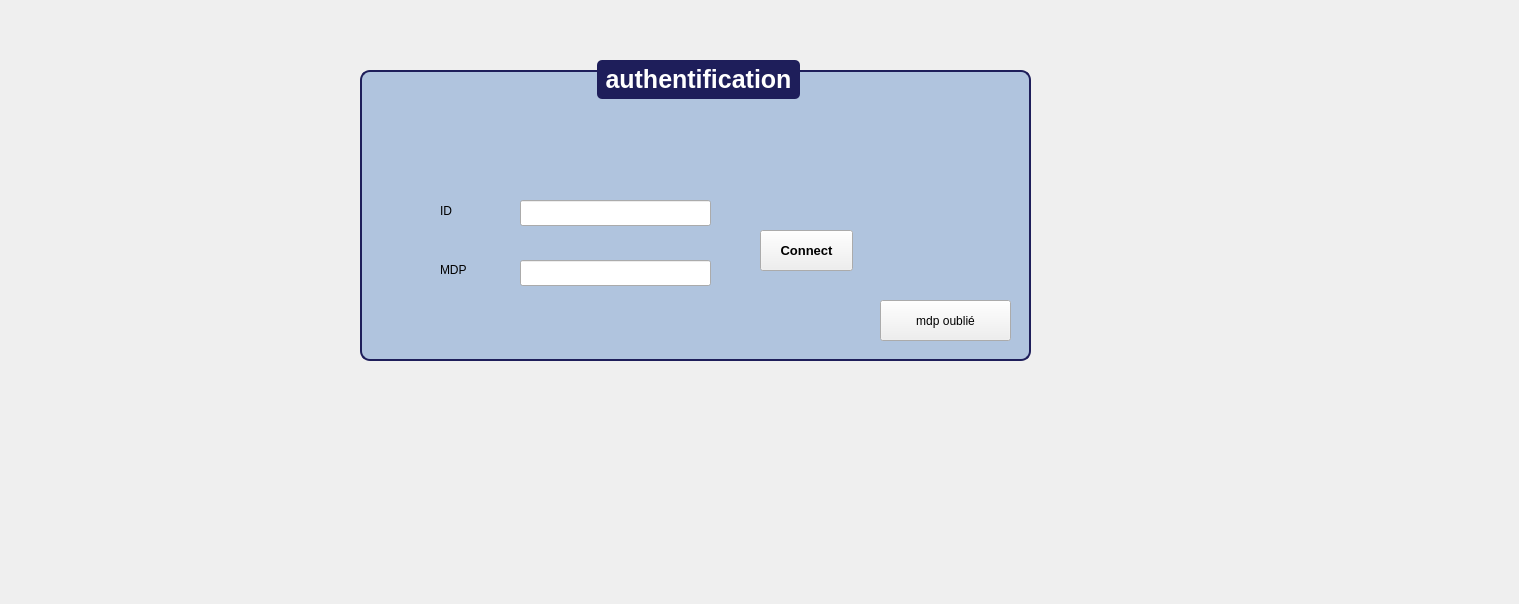
<?xml version="1.0" encoding="UTF-8"?>
<ui version="4.0">
 <class>authpage</class>
 <widget class="QDialog" name="authpage">
  <property name="geometry">
   <rect>
    <x>0</x>
    <y>0</y>
    <width>1519</width>
    <height>604</height>
   </rect>
  </property>
  <property name="windowTitle">
   <string>Dialog</string>
  </property>
  <widget class="QGroupBox" name="groupBox_28">
   <property name="geometry">
    <rect>
     <x>360</x>
     <y>60</y>
     <width>671</width>
     <height>301</height>
    </rect>
   </property>
   <property name="styleSheet">
    <string notr="true">QGroupBox {
    font-family: &quot;Arial&quot;;
    font-size: 25px;
    font-weight: bold;
    color: #0A0A2A;
    border: 2px solid #1E1E5A;
    border-radius: 10px;
    margin-top: 10px;
    background-color: #B0C4DE;
}

QGroupBox::title {
    subcontrol-origin: margin;
    subcontrol-position: top center;
    padding: 5px;
    background-color: #1E1E5A;
    color: white;
    border-radius: 5px;
}
</string>
   </property>
   <property name="title">
    <string>authentification</string>
   </property>
   <widget class="QPushButton" name="pushButton_79">
    <property name="geometry">
     <rect>
      <x>370</x>
      <y>420</y>
      <width>81</width>
      <height>51</height>
     </rect>
    </property>
    <property name="styleSheet">
     <string notr="true">QLineEdit, QDateTimeEdit {
    font-family: &quot;Arial&quot;;
    font-size: 14px;
    color: white;
    background-color: #0A0A2A;
    border: 2px solid #1E1E5A;
    border-radius: 5px;
    padding: 5px;
}

QPushButton {
    font-family: &quot;Arial Black&quot;;
    font-size: 14px;
    color: white;
    background-color: #0A0A2A;
    border: 2px solid #1E1E5A;
    border-radius: 5px;
    padding: 5px;
}

QPushButton:hover {
    background-color: #1E1E5A;
}
</string>
    </property>
    <property name="text">
     <string>modifier</string>
    </property>
    <property name="icon">
     <iconset>
      <normaloff>:/icons/icones/addition.png</normaloff>:/icons/icones/addition.png</iconset>
    </property>
    <property name="iconSize">
     <size>
      <width>20</width>
      <height>20</height>
     </size>
    </property>
   </widget>
   <widget class="QLabel" name="label">
    <property name="geometry">
     <rect>
      <x>80</x>
      <y>140</y>
      <width>61</width>
      <height>21</height>
     </rect>
    </property>
    <property name="text">
     <string>ID</string>
    </property>
   </widget>
   <widget class="QLabel" name="label_2">
    <property name="geometry">
     <rect>
      <x>80</x>
      <y>200</y>
      <width>63</width>
      <height>20</height>
     </rect>
    </property>
    <property name="text">
     <string>MDP</string>
    </property>
   </widget>
   <widget class="QLineEdit" name="id">
    <property name="geometry">
     <rect>
      <x>160</x>
      <y>140</y>
      <width>191</width>
      <height>26</height>
     </rect>
    </property>
   </widget>
   <widget class="QLineEdit" name="mdp">
    <property name="geometry">
     <rect>
      <x>160</x>
      <y>200</y>
      <width>191</width>
      <height>26</height>
     </rect>
    </property>
   </widget>
   <widget class="QPushButton" name="conn">
    <property name="geometry">
     <rect>
      <x>400</x>
      <y>170</y>
      <width>93</width>
      <height>41</height>
     </rect>
    </property>
    <property name="font">
     <font>
      <pointsize>10</pointsize>
      <bold>true</bold>
     </font>
    </property>
    <property name="text">
     <string>Connect</string>
    </property>
   </widget>
   <widget class="QPushButton" name="certificat_6">
    <property name="geometry">
     <rect>
      <x>520</x>
      <y>240</y>
      <width>131</width>
      <height>41</height>
     </rect>
    </property>
    <property name="styleSheet">
     <string notr="true">QPushButton {
    background-color: #E8F1FF; /* Couleur de fond initiale */
    color: #000000; /* Couleur du texte */
    border: none;
    font-size: 16px; /* Augmenter la taille du texte */
    font-weight: bold;
    padding: 12px; /* Espacement pour agrandir le bouton */
    border-radius: 8px;
    text-align: center; /* Centrer le texte */
    qproperty-iconSize: 32px 32px; /* Agrandir l'icône */
}

QPushButton:hover {
    background-color: #D0E3FF; /* Couleur au survol */
}

QPushButton:pressed {
    background-color: #1461C7; /* Bleu foncé lorsqu'on clique */
    color: white;
}
url(:/icons/icones/14.png)</string>
    </property>
    <property name="text">
     <string>mdp oublié</string>
    </property>
    <property name="icon">
     <iconset>
      <normaloff>:/icons/icones/briefing.png</normaloff>:/icons/icones/briefing.png</iconset>
    </property>
   </widget>
  </widget>
 </widget>
 <resources/>
 <connections/>
</ui>
